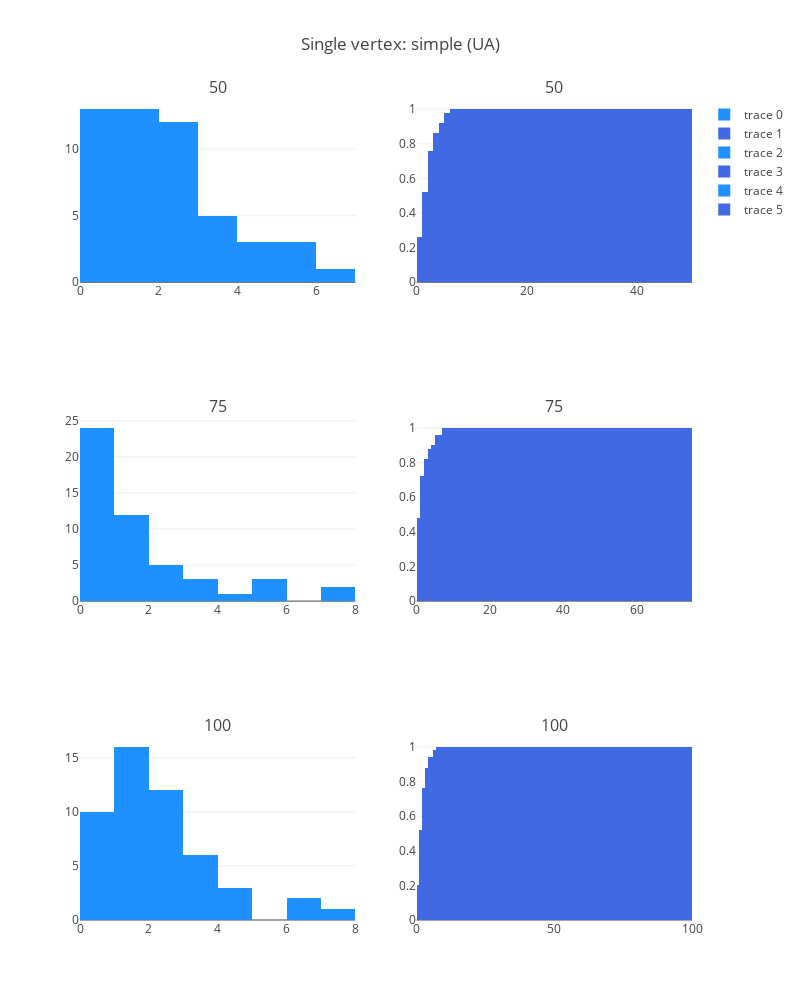

Notebook code for this chart:
### Code cell
fig['layout'].update(height=1000, width=800, title='Single vertex: simple (UA)')
iplot(fig, filename='simple-subplot')

### Figure 1 — Plotly figure (JSON) as saved in the notebook; plotly's stock layout.template omitted (floating-point values rounded to 4 significant figures)
{"data": [{"marker": {"color": "dodgerblue"}, "type": "histogram", "x": [2, 0, 2, 2, 0, 0, 0, 3, 0, 4, 4, 1, 3, 4, 5, 1, 0, 1, 3, 1, 0, 1, 1, 1, 2, 1, 2, 0, 5, 2, 1, 2, 2, 2, 2, 3, 1, 0, 2, 1, 5, 6, 1, 3, 0, 2, 0, 1, 0, 0], "xaxis": "x1", "xbins": {"end": 50, "size": 1, "start": 0}, "yaxis": "y1"}, {"cumulative": {"enabled": true}, "histnorm": "probability", "marker": {"color": "royalblue"}, "type": "histogram", "x": [2, 0, 2, 2, 0, 0, 0, 3, 0, 4, 4, 1, 3, 4, 5, 1, 0, 1, 3, 1, 0, 1, 1, 1, 2, 1, 2, 0, 5, 2, 1, 2, 2, 2, 2, 3, 1, 0, 2, 1, 5, 6, 1, 3, 0, 2, 0, 1, 0, 0], "xaxis": "x2", "xbins": {"end": 50, "size": 1, "start": 0}, "yaxis": "y2"}, {"marker": {"color": "dodgerblue"}, "type": "histogram", "x": [1, 7, 3, 0, 0, 1, 0, 3, 0, 2, 0, 0, 0, 0, 0, 0, 0, 7, 5, 0, 1, 1, 0, 5, 4, 1, 0, 2, 1, 3, 2, 1, 1, 0, 0, 0, 5, 1, 0, 1, 1, 2, 2, 0, 0, 0, 0, 0, 0, 1], "xaxis": "x3", "xbins": {"end": 75, "size": 1, "start": 0}, "yaxis": "y3"}, {"cumulative": {"enabled": true}, "histnorm": "probability", "marker": {"color": "royalblue"}, "type": "histogram", "x": [1, 7, 3, 0, 0, 1, 0, 3, 0, 2, 0, 0, 0, 0, 0, 0, 0, 7, 5, 0, 1, 1, 0, 5, 4, 1, 0, 2, 1, 3, 2, 1, 1, 0, 0, 0, 5, 1, 0, 1, 1, 2, 2, 0, 0, 0, 0, 0, 0, 1], "xaxis": "x4", "xbins": {"end": 75, "size": 1, "start": 0}, "yaxis": "y4"}, {"marker": {"color": "dodgerblue"}, "type": "histogram", "x": [4, 0, 2, 2, 3, 2, 0, 2, 1, 4, 1, 1, 1, 2, 2, 6, 0, 1, 1, 7, 3, 3, 2, 1, 3, 3, 1, 1, 2, 1, 6, 2, 2, 0, 1, 2, 0, 1, 4, 1, 0, 0, 1, 0, 1, 1, 0, 2, 3, 0], "xaxis": "x5", "xbins": {"end": 100, "size": 1, "start": 0}, "yaxis": "y5"}, {"cumulative": {"enabled": true}, "histnorm": "probability", "marker": {"color": "royalblue"}, "type": "histogram", "x": [4, 0, 2, 2, 3, 2, 0, 2, 1, 4, 1, 1, 1, 2, 2, 6, 0, 1, 1, 7, 3, 3, 2, 1, 3, 3, 1, 1, 2, 1, 6, 2, 2, 0, 1, 2, 0, 1, 4, 1, 0, 0, 1, 0, 1, 1, 0, 2, 3, 0], "xaxis": "x6", "xbins": {"end": 100, "size": 1, "start": 0}, "yaxis": "y6"}], "layout": {"annotations": [{"font": {"size": 16}, "showarrow": false, "text": "50", "x": 0.225, "xanchor": "center", "xref": "paper", "y": 1, "yanchor": "bottom", "yref": "paper"}, {"font": {"size": 16}, "showarrow": false, "text": "50", "x": 0.775, "xanchor": "center", "xref": "paper", "y": 1, "yanchor": "bottom", "yref": "paper"}, {"font": {"size": 16}, "showarrow": false, "text": "75", "x": 0.225, "xanchor": "center", "xref": "paper", "y": 0.6111, "yanchor": "bottom", "yref": "paper"}, {"font": {"size": 16}, "showarrow": false, "text": "75", "x": 0.775, "xanchor": "center", "xref": "paper", "y": 0.6111, "yanchor": "bottom", "yref": "paper"}, {"font": {"size": 16}, "showarrow": false, "text": "100", "x": 0.225, "xanchor": "center", "xref": "paper", "y": 0.2222, "yanchor": "bottom", "yref": "paper"}, {"font": {"size": 16}, "showarrow": false, "text": "100", "x": 0.775, "xanchor": "center", "xref": "paper", "y": 0.2222, "yanchor": "bottom", "yref": "paper"}], "height": 1000, "title": "Single vertex: simple (UA)", "width": 800, "xaxis1": {"anchor": "y1", "domain": [0, 0.45]}, "xaxis2": {"anchor": "y2", "domain": [0.55, 1]}, "xaxis3": {"anchor": "y3", "domain": [0, 0.45]}, "xaxis4": {"anchor": "y4", "domain": [0.55, 1]}, "xaxis5": {"anchor": "y5", "domain": [0, 0.45]}, "xaxis6": {"anchor": "y6", "domain": [0.55, 1]}, "yaxis1": {"anchor": "x1", "domain": [0.7778, 1]}, "yaxis2": {"anchor": "x2", "domain": [0.7778, 1]}, "yaxis3": {"anchor": "x3", "domain": [0.3889, 0.6111]}, "yaxis4": {"anchor": "x4", "domain": [0.3889, 0.6111]}, "yaxis5": {"anchor": "x5", "domain": [0, 0.2222]}, "yaxis6": {"anchor": "x6", "domain": [0, 0.2222]}}}
